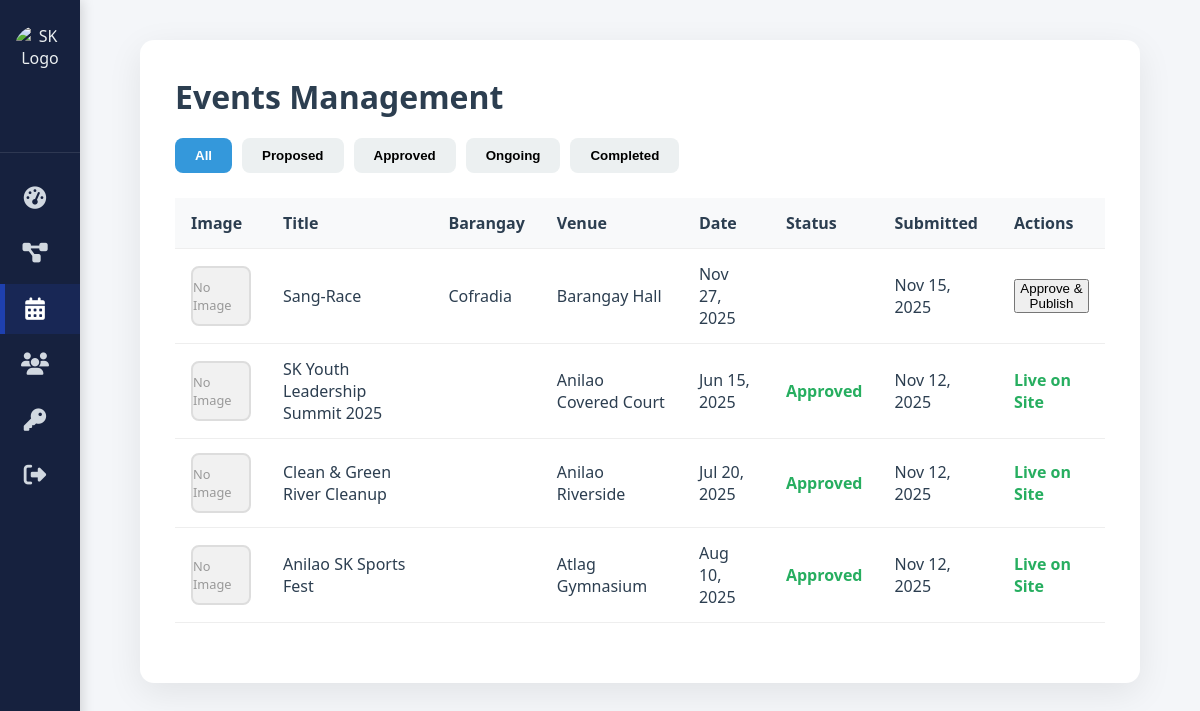
/admin/events.php (signed in), run on the app's committed database.
### tables this page shows
CREATE TABLE `events` (
  `id` int(11) NOT NULL,
  `title` varchar(255) NOT NULL,
  `barangay` varchar(100) NOT NULL,
  `venue` varchar(255) NOT NULL,
  `event_date` date NOT NULL,
  `description` text DEFAULT NULL,
  `image` varchar(255) DEFAULT NULL,
  `status` enum('Proposed','approved','Ongoing','Completed') DEFAULT 'Proposed',
  `submitted_at` datetime DEFAULT current_timestamp(),
  `approved_at` datetime DEFAULT NULL,
  `barangay_id` int(11) DEFAULT NULL
);

### admin/events.php (the view, shortened to what this page needs)
<?php
$servername = "localhost";
$username   = "u601734414_sk_user";
$password   = "Federation2025";
$database   = "u601734414_sk_federation";
$dsn = "mysql:host=$servername;dbname=$database;charset=utf8mb4";
$options = [
    PDO::ATTR_ERRMODE            => PDO::ERRMODE_EXCEPTION,
    PDO::ATTR_DEFAULT_FETCH_MODE => PDO::FETCH_ASSOC,
    PDO::ATTR_EMULATE_PREPARES   => false,
];
try {
    $pdo = new PDO($dsn, $username, $password, $options);
} catch (PDOException $e) {
    error_log("Events DB Error: " . $e->getMessage());
    die("Database connection failed. Contact developer.");
}
$stmt = $pdo->query("SELECT * FROM events ORDER BY submitted_at DESC");
$events = $stmt->fetchAll();
$status_filter = $_GET['status'] ?? '';
$filtered_events = $status_filter
    ? array_filter($events, fn($e) => ($e['status'] ?? '') === $status_filter)
    : $events;
?>
<!DOCTYPE html>
<html lang="en">
<head>
    <link rel="stylesheet" href="adminstyle.css">
    <link rel="stylesheet" href="https://cdnjs.cloudflare.com/ajax/libs/font-awesome/6.5.0/css/all.min.css">
</head>
<body>
    <nav class="sidebar">
        <div class="sidebar-logo">
            <img src="../images/sk-logo.png" alt="SK Logo">
        </div>
        <ul>
            <li><a href="dashboard.php" class="<?= basename($_SERVER['PHP_SELF']) === 'dashboard.php' ? 'active' : '' ?>">
                <i class="fas fa-tachometer-alt"></i><span>Dashboard</span>
            </a></li>
            <li><a href="projects.php" class="<?= basename($_SERVER['PHP_SELF']) === 'projects.php' ? 'active' : '' ?>">
                <i class="fas fa-project-diagram"></i><span>Projects</span>
            </a></li>
            <li><a href="events.php" class="active">
                <i class="fas fa-calendar-alt"></i><span>Events</span>
            </a></li>
            <li><a href="members.php" class="<?= basename($_SERVER['PHP_SELF']) === 'members.php' ? 'active' : '' ?>">
                <i class="fas fa-users"></i><span>Members</span>
            </a></li>
            <li><a href="changepassword.php" class="<?= basename($_SERVER['PHP_SELF']) === 'changepassword.php' ? 'active' : '' ?>">
                <i class="fas fa-key"></i><span>Change Password</span>
            </a></li>
            <li><a href="logout.php">
                <i class="fas fa-sign-out-alt"></i><span>Logout</span>
            </a></li>
        </ul>
    </nav>
    <div class="main-content">
        <div class="container">
            <div class="header">
                <h1>Events Management</h1>
            </div>
            <div class="tabs">
                <button class="tab <?= $status_filter === '' ? 'active' : '' ?>" onclick="location.href='?status='">All</button>
                <button class="tab <?= $status_filter === 'Proposed' ? 'active' : '' ?>" onclick="location.href='?status=Proposed'">Proposed</button>
                <button class="tab <?= $status_filter === 'approved' ? 'active' : '' ?>" onclick="location.href='?status=approved'">Approved</button>
                <button class="tab <?= $status_filter === 'Ongoing' ? 'active' : '' ?>" onclick="location.href='?status=Ongoing'">Ongoing</button>
                <button class="tab <?= $status_filter === 'Completed' ? 'active' : '' ?>" onclick="location.href='?status=Completed'">Completed</button>
            </div>
            <div class="card">
                <table>
                    <thead>
                        <tr>
                            <th>Image</th>
                            <th>Title</th>
                            <th>Barangay</th>
                            <th>Venue</th>
                            <th>Date</th>
                            <th>Status</th>
                            <th>Submitted</th>
                            <th>Actions</th>
                        </tr>
                    </thead>
                    <tbody>
                        <?php foreach ($filtered_events as $e): ?>
                            <tr>
                                <td>
                                    <?php if (!empty($e['image']) && file_exists("../uploads/events/" . $e['image'])): ?>
                                        <img src="../uploads/events/<?= htmlspecialchars($e['image']) ?>" alt="Event" class="event-img" onclick="openModal('../uploads/events/<?= htmlspecialchars($e['image']) ?>')">
                                    <?php else: ?>
                                        <div class="event-img no-img">No Image</div>
                                    <?php endif; ?>
                                </td>
                                <td><?= htmlspecialchars($e['title']) ?></td>
                                <td><?= htmlspecialchars($e['barangay']) ?></td>
                                <td><?= htmlspecialchars($e['venue']) ?></td>
                                <td><?= date('M d, Y', strtotime($e['event_date'])) ?></td>
                                <td>
                                    <span style="color: <?=
                                        $e['status'] === 'approved' ? '#27ae60' :
                                        ($e['status'] === 'Ongoing' ? '#f39c12' :
                                        ($e['status'] === 'Completed' ? '#27ae60' : '#e74c3c'))
                                    ?>; font-weight:bold;">
                                        <?= ucfirst($e['status'] ?? 'Proposed') ?>
                                    </span>
                                </td>
                                <td><?= date('M d, Y', strtotime($e['submitted_at'])) ?></td>
                                <td>
                                    <?php if ($e['status'] !== 'approved'): ?>
                                        <form method="post" style="display:inline;">
                                            <button type="submit" class="btn btn-success">Approve & Publish</button>
                                        </form>
                                    <?php else: ?>
                                        <span style="color:#27ae60;font-weight:bold;">Live on Site</span>
                                    <?php endif; ?>
                                </td>
                            </tr>
                        <?php endforeach; ?>
                    </tbody>
                </table>
            </div>
        </div>
    </div>
</body>
</html>

### admin/adminstyle.css (style rules this page uses)
* { box-sizing: border-box; margin: 0; padding: 0; }
body { font-family: 'Segoe UI', Tahoma, Geneva, Verdana, sans-serif; background: #f4f6f9; color: #2c3e50; min-height: 100vh; }
.sidebar { position: fixed; top: 0; left: 0; width: 80px; height: 100vh; background: #16213e; color: #ecf0f1; transition: width 0.4s ease; z-index: 1000; overflow: hidden; box-shadow: 2px 0 12px rgba(0,0,0,0.15); }
.sidebar-logo { padding: 25px 15px; text-align: center; border-bottom: 1px solid rgba(255,255,255,0.1); }
.sidebar-logo img { width: 50px; height: 50px; border-radius: 50%; margin-bottom: 10px; }
.sidebar ul { list-style: none; padding: 15px 0; }
.sidebar li { margin: 5px 0; }
.sidebar a { display: flex; align-items: center; color: #d1d8e0; text-decoration: none; padding: 14px 16px; transition: all 0.3s ease; white-space: nowrap; position: relative; }
.sidebar a i { font-size: 1.4rem; width: 38px; text-align: center; flex-shrink: 0; }
.sidebar a:hover, .sidebar a.active { background: rgba(255,255,255,0.08); color: white; }
.sidebar a.active { background: rgba(30,64,175,0.2); border-left: 5px solid #1e40af; padding-left: 11px; }
.main-content { margin-left: 80px; padding: 40px; transition: margin-left 0.4s ease; background: #f4f6f9; min-height: 100vh; }
.container { background: white; padding: 35px; border-radius: 14px; box-shadow: 0 10px 35px rgba(0,0,0,0.08); max-width: 1000px; margin: 0 auto; }
table { width: 100%; border-collapse: collapse; margin: 25px 0; }
th, td { padding: 14px 16px; text-align: left; border-bottom: 1px solid #eee; }
th { background: #f8f9fa; font-weight: 600; color: #2c3e50; }

### admin/events.php (style rules this page uses)
.tabs { margin: 20px 0; display: flex; gap: 10px; flex-wrap: wrap; }
.tab { padding: 10px 20px; background: #ecf0f1; border: none; border-radius: 8px; cursor: pointer; font-weight: bold; }
.tab.active { background: #3498db; color: white; }
.event-img { width: 60px; height: 60px; object-fit: cover; border-radius: 8px; cursor: pointer; border: 2px solid #ddd; }
.no-img { background: #f1f1f1; display: flex; align-items: center; justify-content: center; color: #999; font-size: 0.8em; }

### data on the page
events: shows "No Image", title "Sang-Race", barangay "Cofradia", venue "Barangay Hall", event_date "Nov 27, 2025", submitted_at "Nov 15, 2025"
events: image "No Image", title "SK Youth Leadership Summit 2025", venue "Anilao Covered Court", event_date "Jun 15, 2025", status "Approved", submitted_at "Nov 12, 2025", shows "Live on Site"
events: image "No Image", title "Clean & Green River Cleanup", venue "Anilao Riverside", event_date "Jul 20, 2025", status "Approved", submitted_at "Nov 12, 2025", shows "Live on Site"
events: image "No Image", title "Anilao SK Sports Fest", venue "Atlag Gymnasium", event_date "Aug 10, 2025", status "Approved", submitted_at "Nov 12, 2025", shows "Live on Site"
